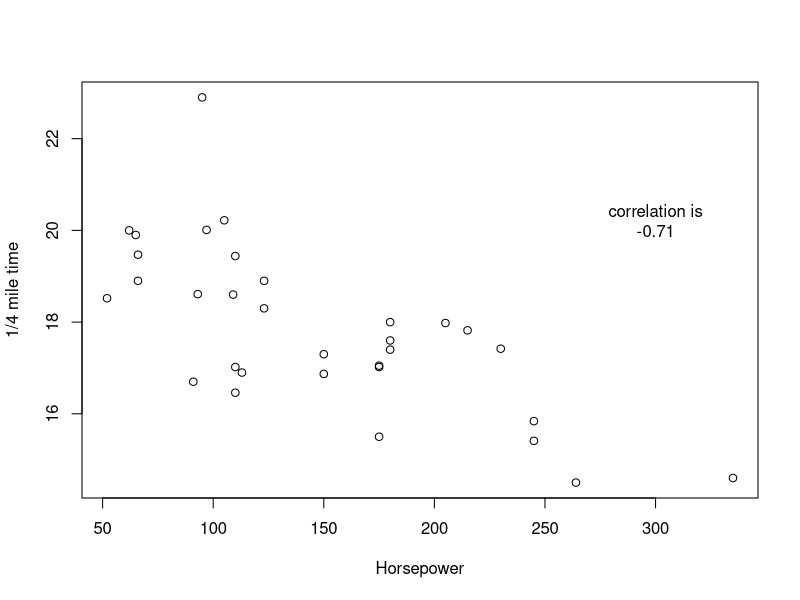

Source code (R): (Note: this script raises an error after producing the figure.)
#a ----
weight<-c(55,85,75,42,93,63,58,75,89,67)
height<-c(161,185,174,154,188,178,170,167,181,178)
Sex<-c("f","m","m","f","m","m","f","m","m","f")

cor(weight,height)

#b ----
mtcars[1:5,]
#i 
?mtcars

#ii
thecor<-cor(mtcars[,4],mtcars[,7])
plot(mtcars[,4],mtcars[,7],xlab="Horsepower",ylab="1/4 mile time")
text(300,20,labels=c("correlation is\n\n", round(thecor,2)))

#iii
tranfac<-factor(mtcars[,9],labels=c("auto","manual"))

#iv
theplot<-qplot(mtcars[,4],mtcars[,7],
               main="The Plot",
               xlab="Horsepower",
               ylab="1/4 mile time",
               color=tranfac,
               shape=tranfac)

#v
autoflag<-mtcars[,9]==0
manualcor<-round(cor(mtcars[,4][autoflag],mtcars[,7][autoflag]),4)
autocor<-round(cor(mtcars[,4][!autoflag],mtcars[,7][!autoflag]),4)
#Separeted by transmission, the negative correlation gets stronger

#c ---- 


#i 
sunchicks<-chickwts$weight[chickwts$feed == "sunflower"]
plot(
      x = sunchicks,
      y = rep(0, length(sunchicks)),
      xlab = "weight",
      xlim=c(min(sunchicks),
             max(sunchicks)),
      ylab = "sunflower chick weights",
      yaxt = "n",
      bty = "n",
      cex.axis=1.5,
      cex.lab=1.5)
abline(h=0,lty=2)

#ii
sd(sunchicks)
#[1] 48.83638

IQR(sunchicks)
#[1] 27.5

#iii
sunchicks2<-sunchicks[-6]

plot(
      x = sunchicks2,
      y = rep(0, length(sunchicks2)),
      xlab = "weight",
      xlim=c(min(sunchicks2),
             max(sunchicks2)),
      ylab = "",
      yaxt = "n",
      bty = "n",
      cex.axis=1.5,
      cex.lab=1.5)
abline(h=0,lty=2)

sd(sunchicks2)
#[1] 38.31473

IQR(sunchicks2)
#[1] 21.5
